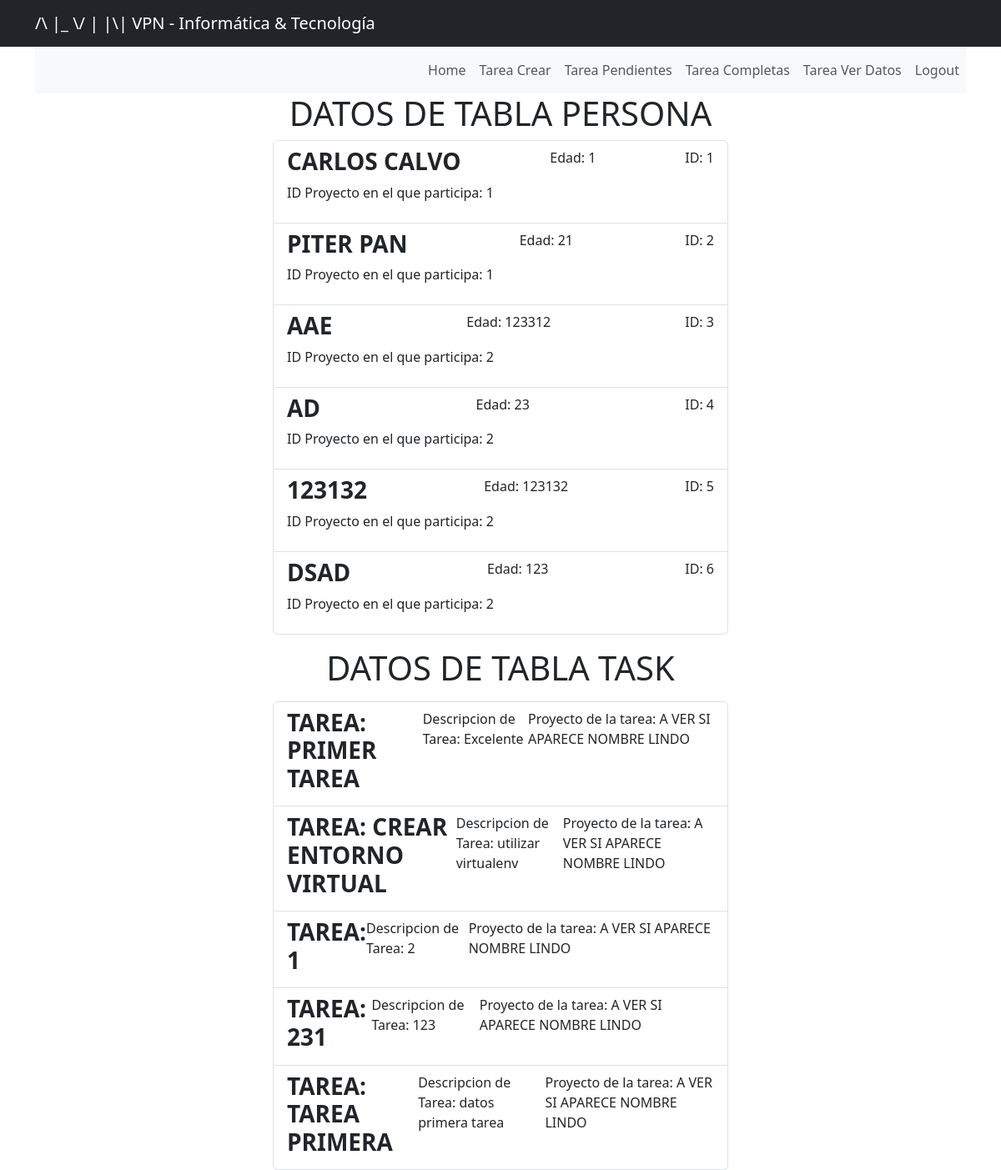
/tareaVerdatos/ (signed in), run on an earlier commit of the app's database.
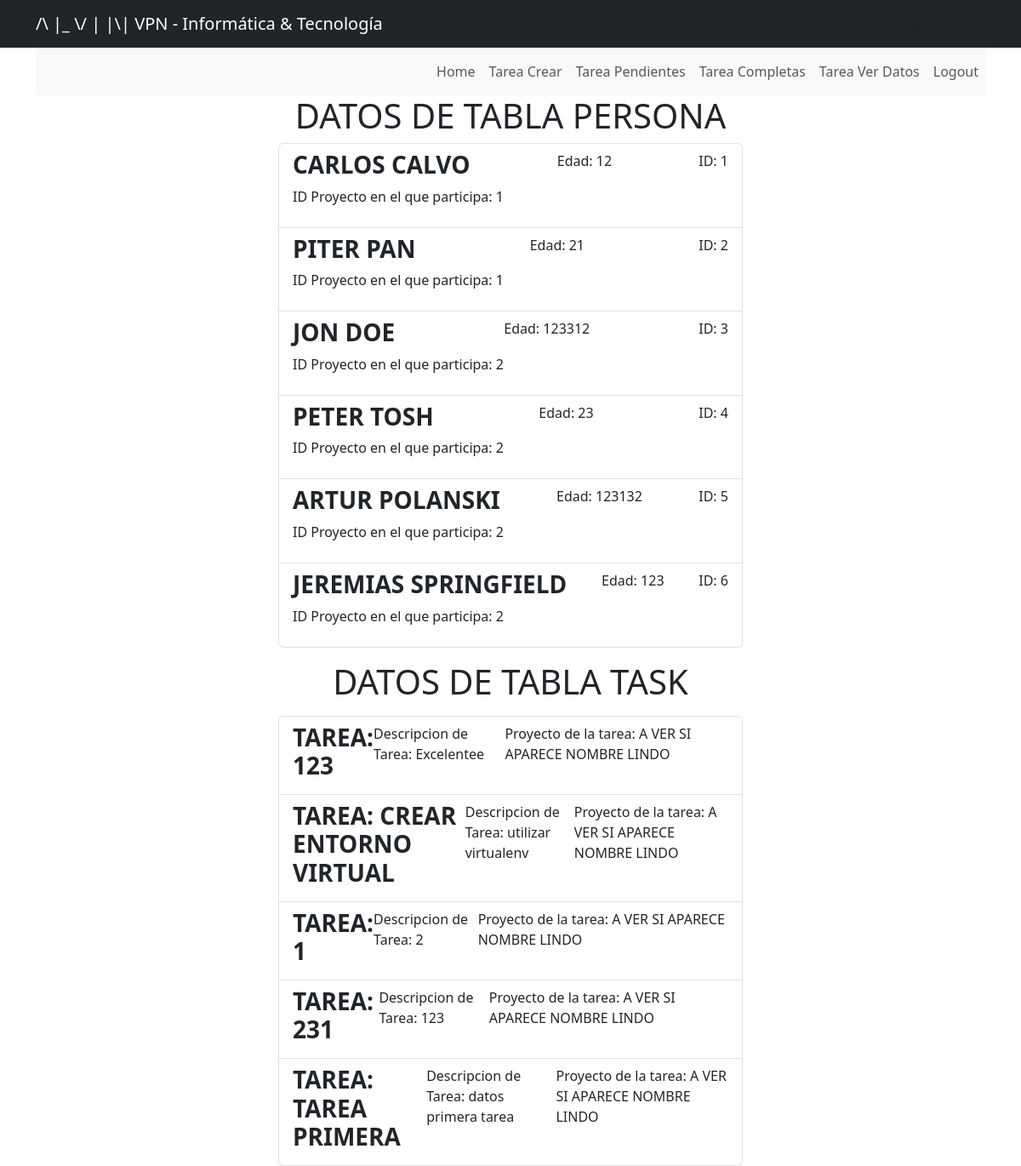
And on a later commit of the database.
### myapp/models.py (models this page shows, shortened)
class Persona(models.Model):
    name = models.CharField(max_length=200)
    age = models.IntegerField()
    dni = models.PositiveIntegerField()
    project = models.ForeignKey(Project, on_delete=models.CASCADE)

class Task(models.Model):
    title = models.CharField(max_length=200)
    description = models.TextField()
    project = models.ForeignKey(Project, on_delete=models.CASCADE)

class Project(models.Model):
    name = models.CharField(max_length=200)
    def __str__(self):
        return self.name

### myapp/views.py (the view)
# urls.py: path('tareaVerdatos/', views.tareaVerdatos, name="tareaVerdatos"),
@login_required
def tareaVerdatos(request):
    tasks = Task.objects.all()
    people = Persona.objects.all()
    return render(request, 'tareaVerdatos.html', {
        'tasks': tasks,
        'people': people
    })

### myapp/templates/tareaVerdatos.html (shortened to what this page needs)
{% extends 'nav.html' %}
{% block content %}
<main class="container">
    <div class="row">
        <div class="col-md-6 offset-md-3">
            <h1 class="text-center"> DATOS DE TABLA PERSONA</h1>
            <ul class="list-group">
                {% for persona in people %}
                <a class="list-group-item" href="{% url 'tareaModificarpersona' persona.id %}">
                    <header class="d-flex justify-content-between">
                    <h3 class="fw-bold text-uppercase">{{persona.name}}</h3>
                    <p>Edad: {{persona.age}}</p>
                    <p>ID: {{persona.id}}</p>
                    </header>
                    <p>ID Proyecto en el que participa: {{persona.project.id}}</p>
                </a>
                {% endfor %}
            </ul>
        </div>
        <div  class="col-md-6 offset-md-3" class="card card-body">
            <p><h1 class="text-center"> DATOS DE TABLA TASK</h1></p>
            <ul class="list-group">
                {% for task in tasks %}
                <a class="list-group-item" href="{% url 'tareaModificartask' task.id %}">
                    <header class="d-flex justify-content-between">
                    <h3 class="fw-bold text-uppercase">Tarea: {{task.title}}</h3>
                    <p>Descripcion de Tarea: {{task.description}}</p>
                    <p>Proyecto de la tarea: {{task.project}}</p>
                    </header>
                </a>
                {% endfor %}
            </ul>
        </div>
    </div>
</main>
{% endblock %}

What changed in the data, as far as the page shows it:
changed Persona "CARLOS CALVO": age "1" → "12"
changed Persona id 3: name "AAE" → "JON DOE"
changed Persona id 4: name "AD" → "PETER TOSH"
changed Persona id 5: name "123132" → "ARTUR POLANSKI"
changed Persona id 6: name "DSAD" → "JEREMIAS SPRINGFIELD"
changed Task: title "PRIMER TAREA" → "123"; description "Excelente" → "Excelentee"
